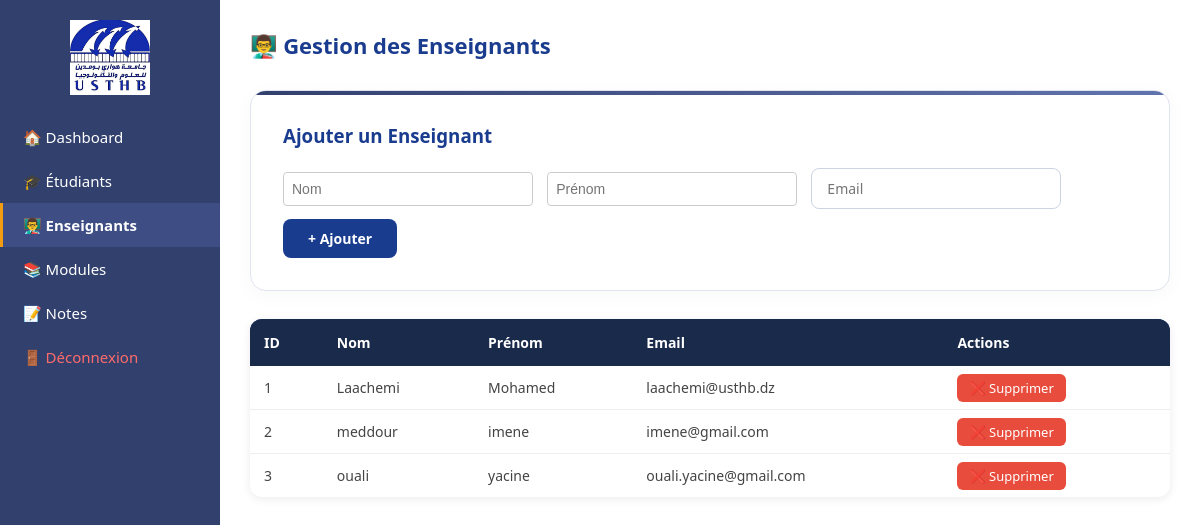
Page /admin-interface/Gestion_des_enseignants.php (signed in) on the committed database.
### tables this page shows
CREATE TABLE `enseignants` (
  `nom` varchar(50) NOT NULL,
  `prenom` varchar(50) NOT NULL,
  `matricule` int(50) NOT NULL,
  `email` text NOT NULL,
  `password` int(11) NOT NULL,
  `id_enseignant` int(11) NOT NULL
);

### admin-interface/Gestion_des_enseignants.php (the view, shortened to what this page needs)
<?php
require_once("../database.php");
?>
<link rel="stylesheet" href="style.css">
<div class="admin-container">
    <aside class="sidebar">
        <div class="sidebar-logo">
            <img src="../image/logo.jpg" alt="USTHB">
        </div>
        <nav class="sidebar-nav">
            <a href="../dashboard.php">🏠 Dashboard</a>
            <a href="gestiondesetudiants.php">🎓 Étudiants</a>
            <a href="Gestion_des_enseignants.php" class="active">👨‍🏫 Enseignants</a>
            <a href="Gestion des modules .php">📚 Modules</a>
            <a href="Gestion des notes .php">📝 Notes</a>
            <a href="../logout.php" class="btn-deconnexion">🚪 Déconnexion</a>
        </nav>
    </aside>
    <main class="admin-main">
        <div class="admin-header">
            <h2>👨‍🏫 Gestion des Enseignants</h2>
        </div>
        <div class="form-card">
            <h3>Ajouter un Enseignant</h3>
            <form method="POST">
                <input type="text" name="nom" placeholder="Nom" required>
                <input type="text" name="prenom" placeholder="Prénom" required>
                <input type="email" name="email" placeholder="Email" required>
                <button type="submit">+ Ajouter</button>
            </form>
        </div>
        <table class="admin-table">
            <thead>
                <tr>
                    <th>ID</th>
                    <th>Nom</th>
                    <th>Prénom</th>
                    <th>Email</th>
                    <th>Actions</th>
                </tr>
            </thead>
            <tbody>
            <?php foreach ($pdo->query("SELECT * FROM enseignants") as $row): ?>
                <tr>
                    <td><?= $row['id_enseignant'] ?></td>
                    <td><?= $row['nom'] ?></td>
                    <td><?= $row['prenom'] ?></td>
                    <td><?= $row['email'] ?></td>
                    <td>
                        <a href="?delete=<?= $row['id_enseignant'] ?>" class="btn-supprimer">❌ Supprimer</a>
                    </td>
                </tr>
            <?php endforeach; ?>
            </tbody>
        </table>
    </main>
</div>

### admin-interface/style.css (style rules this page uses)
* { margin: 0; padding: 0; box-sizing: border-box; font-family: 'Segoe UI', sans-serif; }
.admin-container { display: flex; min-height: 100vh; }
.sidebar { width: 220px; background-color: #1a3c8f; position: fixed; height: 100vh; display: flex; flex-direction: column; padding: 20px 0; }
.sidebar-logo img { width: 80px; display: block; margin: 0 auto 20px auto; }
.sidebar-nav { display: flex; flex-direction: column; }
.sidebar-nav a { color: white; text-decoration: none; padding: 12px 20px; font-size: 15px; transition: 0.3s; }
.sidebar-nav a.active { background-color: rgba(255,255,255,0.2); font-weight: 600; border-left: 4px solid white; }
.btn-deconnexion { margin-top: auto; color: #ff6b6b !important; }
.admin-main { margin-left: 220px; padding: 30px; width: 100%; }
.admin-header { display: flex; justify-content: space-between; align-items: center; margin-bottom: 30px; }
.admin-header h2 { color: #1a3c8f; font-size: 22px; }
.form-card { background: white; padding: 25px; border-radius: 12px; box-shadow: 0 2px 10px rgba(0,0,0,0.08); margin-bottom: 30px; }
.form-card h3 { color: #1a3c8f; margin-bottom: 20px; }
.form-card input { width: 250px; padding: 10px 15px; border: 1px solid #cbd5e1; border-radius: 8px; margin-right: 10px; margin-bottom: 10px; font-size: 14px; }
.form-card button { background-color: #1a3c8f; color: white; padding: 10px 25px; border: none; border-radius: 8px; cursor: pointer; font-size: 14px; font-weight: 600; transition: 0.3s; }
.admin-table { width: 100%; border-collapse: collapse; background: white; border-radius: 12px; overflow: hidden; box-shadow: 0 2px 10px rgba(0,0,0,0.08); }
.admin-table thead tr { background-color: #1a3c8f; color: white; }
.admin-table th { padding: 14px; text-align: left; font-size: 14px; }
.admin-table td { padding: 12px 14px; border-bottom: 1px solid #eee; font-size: 14px; color: #444; }
.btn-supprimer { background-color: #e74c3c; color: white; padding: 5px 12px; border-radius: 6px; text-decoration: none; font-size: 13px; }
* { margin: 0; padding: 0; box-sizing: border-box; }
.sidebar { width: 220px; min-height: 100vh; background: var(--surface); padding: 20px 0; }
.sidebar a { display: block; color: #ffffff; text-decoration: none; padding: 12px 20px; border-left: 3px solid transparent; }
.sidebar a.active { background: #3e4e85; border-left: 3px solid #f39c12; }
select, input[type="text"] { padding: 8px; border-radius: 4px; border: 1px solid #ccc; font-size: 14px; font-family: 'IBM Plex Sans', sans-serif; }
input[type="text"] { min-width: 200px; }
table { width: 80%; border-collapse: collapse; margin-top: 24px; background: white; border-radius: 8px; overflow: hidden; }
th { background: #1a2a4a; color: white; padding: 12px 16px; text-align: left; font-size: 13px; }
td { padding: 10px 16px; border-bottom: 1px solid #eee; font-size: 14px; color: #000; }
tr:last-child td { border-bottom: none; }
.form-card { background: #ffffff; border: 1px solid #e0e4ef; border-radius: 16px; padding: 32px; margin-bottom: 28px; box-shadow: 0 4px 20px rgba(0, 0, 0, 0.03); position: relative; overflow: hidden; }
.form-card::before { content: ''; position: absolute; top: 0; left: 0; width: 100%; height: 4px; background: linear-gradient(90deg, var(--accent), var(--accent2)); }

### rows in the picture
enseignants: id_enseignant "1", nom "Laachemi", prenom "Mohamed", email "laachemi@usthb.dz"
enseignants: id_enseignant "2", nom "meddour", prenom "imene", email "imene@gmail.com"
enseignants: id_enseignant "3", nom "ouali", prenom "yacine", email "ouali.yacine@gmail.com"
